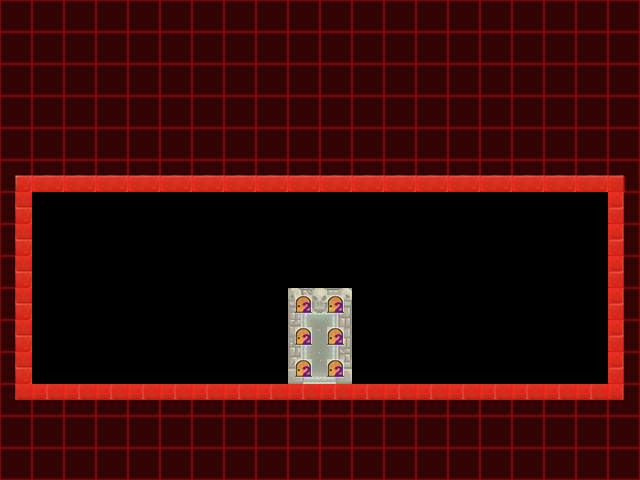

This game map was drawn from its Tiled (.tmx) file and the tilesets committed beside it. A one-line description and the full map source follow:
An orthogonal 20x15 tile map with 32x32 px tiles, 3 tile layers (terrain, collision, notation), 2 tilesets.

<map version="1.2" tiledversion="1.2.4" orientation="orthogonal" renderorder="left-down" width="20" height="15" tilewidth="32" tileheight="32" infinite="0" nextlayerid="4" nextobjectid="38">
 <tileset firstgid="1" source="meta.tsx" />
 <tileset firstgid="226" source="scene_0.tsx" />
 <layer id="1" name="terrain" width="20" height="15">
  <data encoding="csv">
226,226,226,226,226,226,226,226,226,226,226,226,226,226,226,226,226,226,226,226,
226,226,226,226,226,226,226,226,226,226,226,226,226,226,226,226,226,226,226,226,
226,226,226,226,226,226,226,226,226,226,226,226,226,226,226,226,226,226,226,226,
226,226,226,226,226,226,226,226,226,226,226,226,226,226,226,226,226,226,226,226,
226,226,226,226,226,226,226,226,226,226,226,226,226,226,226,226,226,226,226,226,
234,229,229,229,229,229,229,229,229,229,229,229,229,229,229,229,229,229,229,235,
231,0,0,0,0,0,0,0,0,0,0,0,0,0,0,0,0,0,0,230,
231,0,0,0,0,0,0,0,0,0,0,0,0,0,0,0,0,0,0,230,
231,0,0,0,0,0,0,0,0,0,0,0,0,0,0,0,0,0,0,230,
231,0,0,0,0,0,0,0,0,271,272,0,0,0,0,0,0,0,0,230,
231,0,0,0,0,0,0,0,0,286,287,0,0,0,0,0,0,0,0,230,
231,0,0,0,0,0,0,0,0,301,302,0,0,0,0,0,0,0,0,230,
232,228,228,228,228,228,228,228,228,228,228,228,228,228,228,228,228,228,228,233,
226,226,226,226,226,226,226,226,226,226,226,226,226,226,226,226,226,226,226,226,
226,226,226,226,226,226,226,226,226,226,226,226,226,226,226,226,226,226,226,226
</data>
 </layer>
 <layer id="2" name="collision" width="20" height="15">
  <data encoding="csv">
1,1,1,1,1,1,1,1,1,1,1,1,1,1,1,1,1,1,1,1,
1,1,1,1,1,1,1,1,1,1,1,1,1,1,1,1,1,1,1,1,
1,1,1,1,1,1,1,1,1,1,1,1,1,1,1,1,1,1,1,1,
1,1,1,1,1,1,1,1,1,1,1,1,1,1,1,1,1,1,1,1,
1,1,1,1,1,1,1,1,1,1,1,1,1,1,1,1,1,1,1,1,
9,4,4,4,4,4,4,4,4,4,4,4,4,4,4,4,4,4,4,10,
6,0,0,0,0,0,0,0,0,0,0,0,0,0,0,0,0,0,0,5,
6,0,0,0,0,0,0,0,0,0,0,0,0,0,0,0,0,0,0,5,
6,0,0,0,0,0,0,0,0,0,0,0,0,0,0,0,0,0,0,5,
6,0,0,0,0,0,0,0,0,77,77,0,0,0,0,0,0,0,0,5,
6,0,0,0,0,0,0,0,0,77,77,0,0,0,0,0,0,0,0,5,
6,0,0,0,0,0,0,0,0,77,77,0,0,0,0,0,0,0,0,5,
7,3,3,3,3,3,3,3,3,3,3,3,3,3,3,3,3,3,3,8,
1,1,1,1,1,1,1,1,1,1,1,1,1,1,1,1,1,1,1,1,
1,1,1,1,1,1,1,1,1,1,1,1,1,1,1,1,1,1,1,1
</data>
 </layer>
 <layer id="3" name="notation" width="20" height="15">
  <data encoding="csv">
0,0,0,0,0,0,0,0,0,0,0,0,0,0,0,0,0,0,0,0,
0,0,0,0,0,0,0,0,0,0,0,0,0,0,0,0,0,0,0,0,
0,0,0,0,0,0,0,0,0,0,0,0,0,0,0,0,0,0,0,0,
0,0,0,0,0,0,0,0,0,0,0,0,0,0,0,0,0,0,0,0,
0,0,0,0,0,0,0,0,0,0,0,0,0,0,0,0,0,0,0,0,
0,0,0,0,0,0,0,0,0,0,0,0,0,0,0,0,0,0,0,0,
0,0,0,0,0,0,0,0,0,0,0,0,0,0,0,0,0,0,0,0,
0,0,0,0,0,0,0,0,0,0,0,0,0,0,0,0,0,0,0,0,
0,0,0,0,0,0,0,0,0,0,0,0,0,0,0,0,0,0,0,0,
0,0,0,0,0,0,0,0,0,0,0,0,0,0,0,0,0,0,0,0,
0,0,0,0,0,0,0,0,0,0,0,0,0,0,0,0,0,0,0,0,
0,0,0,0,0,0,0,0,0,0,0,0,0,0,0,0,0,0,0,0,
0,0,0,0,0,0,0,0,0,0,0,0,0,0,0,0,0,0,0,0,
0,0,0,0,0,0,0,0,0,0,0,0,0,0,0,0,0,0,0,0,
0,0,0,0,0,0,0,0,0,0,0,0,0,0,0,0,0,0,0,0
</data>
 </layer>
</map>
